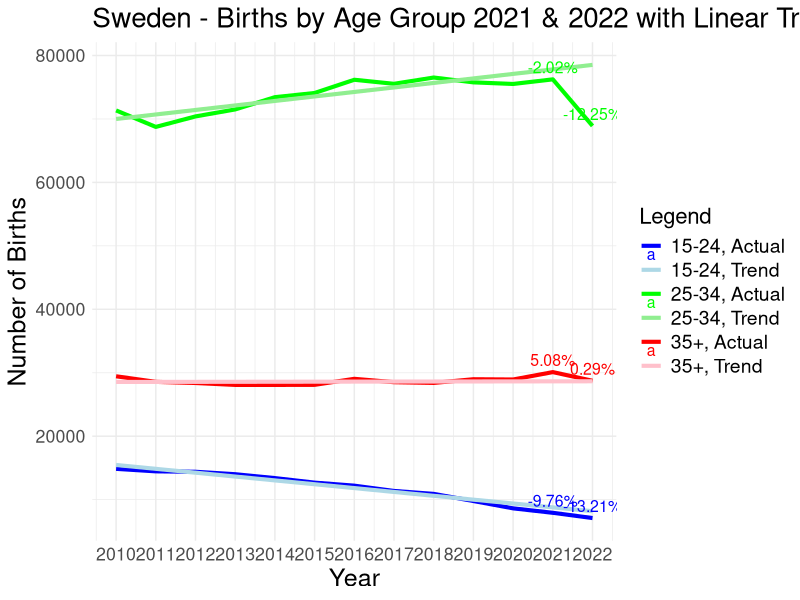

R code for this plot:
# Load the data
birth_data <- read.csv("BE0101E2_20240205-204518.csv")

# Remove rows with "data not available"
birth_data <- birth_data[!birth_data$`age.of.the.Mother` == "data not available",]

# Replace "49+ years" with "49"
birth_data$`age.of.the.Mother` <- gsub("49\\+ years", "49", birth_data$`age.of.the.Mother`)

# Remove " years" from all entries in the `age.of.the.Mother` column
birth_data$`age.of.the.Mother` <- as.numeric(gsub(" years", "", birth_data$`age.of.the.Mother`))

# Exclude the 14 years & under
birth_data <- birth_data[!is.na(birth_data$`age.of.the.Mother`) & birth_data$`age.of.the.Mother` >= 15,]

# Sum the total births for both children sexes for each year
library(dplyr)
library(tidyr)
birth_data_grouped <- birth_data %>%
  group_by(region, `age.of.the.Mother`) %>%
  summarise(across(starts_with("X"), sum, na.rm = TRUE))

# Remove the "X" from the year column names
names(birth_data_grouped) <- sub("^X", "", names(birth_data_grouped))

# Create age groups
birth_data_grouped$age_group <- cut(birth_data_grouped$`age.of.the.Mother`,
                                    breaks = c(15, 25, 35, Inf),
                                    labels = c("15-24", "25-34", "35+"),
                                    right = FALSE)

# Aggregate data by year and age group
yearly_data <- birth_data_grouped %>%
  group_by(age_group) %>%
  summarise(across(`2000`:`2022`, sum, na.rm = TRUE))

# Reshape the data from wide to long format & ensure that 'year' is treated as a numeric variable
data_long <- pivot_longer(yearly_data, cols = -age_group, names_to = "year", values_to = "births")
data_long$year <- as.numeric(as.character(data_long$year))
data_long <- data_long %>%
  filter(year >= 2010)
print(data_long)

# Write the yearly_data to a CSV file for re-use
write.csv(data_long, "births_by_years_and_mothers_age_groups.csv", row.names = FALSE)

# Create a new column 'type' to distinguish between actual and trend data
data_long$type <- "Actual"

# Split the data by age_group
age_groups <- split(data_long, data_long$age_group)

# Initialize a list to store the trends
trends <- list()

# Calculate the linear trend for 2010-2020 for each age_group
for (age_group in names(age_groups)) {
  subset_data <- subset(age_groups[[age_group]], year >= 2010 & year <= 2020)
  fit <- lm(births ~ year, data = subset_data)
  trends[[age_group]] <- fit
}
trend_data <- do.call(rbind, lapply(names(trends), function(age_group) {
  data.frame(age_group = age_group, year = 2010:2022, births = predict(trends[[age_group]], newdata = data.frame(year = 2010:2022)), type = "Trend")
}))

# Calculate the percentage of deviation to the linear trend for 2020, 2021 & 2022
deviations <- data.frame(age_group=character(), year=integer(), deviation=numeric(), stringsAsFactors=FALSE)
for (age_group in names(age_groups)) {
  for (year in 2021:2022) {

    # Predict the value using the linear model
    predicted_value <- predict(trends[[age_group]], newdata = data.frame(year = year))
    
    # Get the actual value
    actual_value <- data_long %>%
      filter(age_group == !!age_group, year == !!year) %>%
      pull(births)
    
    # Calculate the deviation
    deviation <- ((actual_value - predicted_value) / predicted_value) * 100
    
    # Append to the deviations data frame
    deviations <- rbind(deviations, data.frame(age_group=age_group, year=year, deviation=deviation))
  }
}

library(ggplot2)

# Combine actual, trend & deviations data
data_long$deviation <- NA  # Initialize the column with NAs
deviation_years <- c(2021, 2022)
data_long$deviation[data_long$year %in% deviation_years] <- deviations$deviation
trend_data$deviation <- NA
combined_data <- rbind(data_long, trend_data)

# Define colors for actual and trend lines
combined_data$label <- with(combined_data, paste(age_group, type, sep = ", "))
actual_colors <- c("15-24, Actual" = "blue", "25-34, Actual" = "green", "35+, Actual" = "red")
trend_colors <- c("15-24, Trend" = "lightblue", "25-34, Trend" = "lightgreen", "35+, Trend" = "pink")

# Plot the actual values and linear trend values
p <- ggplot(combined_data, aes(x = year, y = births, group = label)) +
  geom_line(aes(color = label), size = 1.4) +
  geom_text(data = subset(combined_data, type == "Actual" & !is.na(deviation)), 
            aes(label = paste0(round(deviation, 2), "%"), color = label), 
            vjust = -0.5, size = 4) +
  scale_color_manual(values = c(actual_colors, trend_colors)) +
  labs(title = "Sweden - Births by Age Group 2021 & 2022 with Linear Trend (2010-2020)", x = "Year", y = "Number of Births", color = "Legend") +
  theme_minimal() +
  theme(text = element_text(size = 16),
        plot.title = element_text(size = 20),
        axis.title = element_text(size = 18),
        legend.text = element_text(size = 14),
        legend.title = element_text(size = 16)) +
  scale_x_continuous(breaks = 2010:2022)

# Print the plot
print(p)

# Print the deviations
print(deviations)
